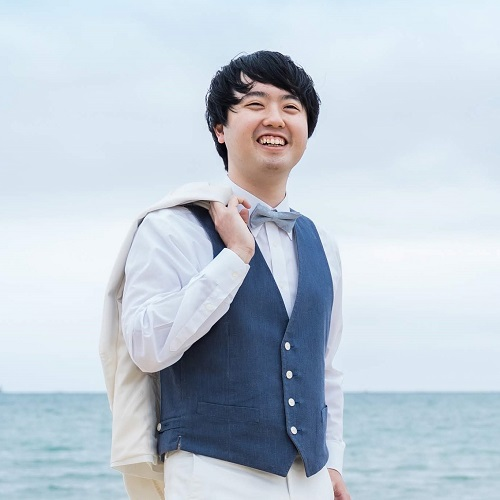
#> input picture src/book/即戦力になるためのディープラーニング開発実践ハンズオン/chapter1/face.jpg, 500 x 500 px
$ python list1-5-11_face_detect.py
#> lines starting #> are read from the running program, lines starting #| are printed output that depends on the picture; after the words box and inside, x2 and y2 are one past the last pixel; in counts of white or black regions, pixels touching at a corner belong together
import cv2

image = cv2.imread('face.jpg')
#> image is the input picture: shape (500, 500, 3); mean B, G, R 213, 201.4, 190.2

detector = cv2.CascadeClassifier('haarcascade_frontalface_default.xml')

for xmin, ymin, width, height in detector.detectMultiScale(image):
    cv2.rectangle(
        image,
        (xmin, ymin),
        (xmin + width, ymin + height),
        (0, 0, 255),
        3
    )
#> this loop made 1 pass
#> (xmin, ymin, width, height) on pass 1: (227, 71, 90, 90)
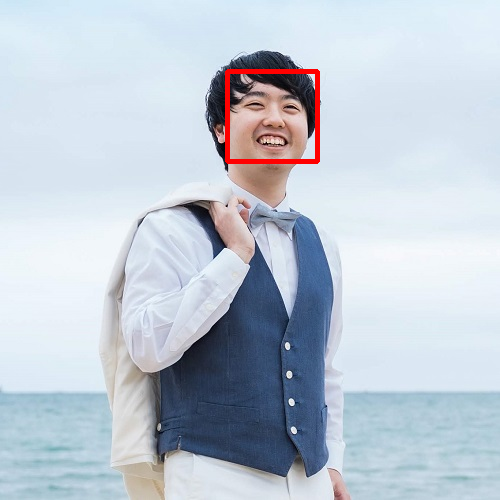
#> image: shape (500, 500, 3); 0.72% of pixels changed, all inside (x1, y1, x2, y2) = (225, 69, 320, 164)

cv2.imshow('preview', image)
cv2.waitKey()
